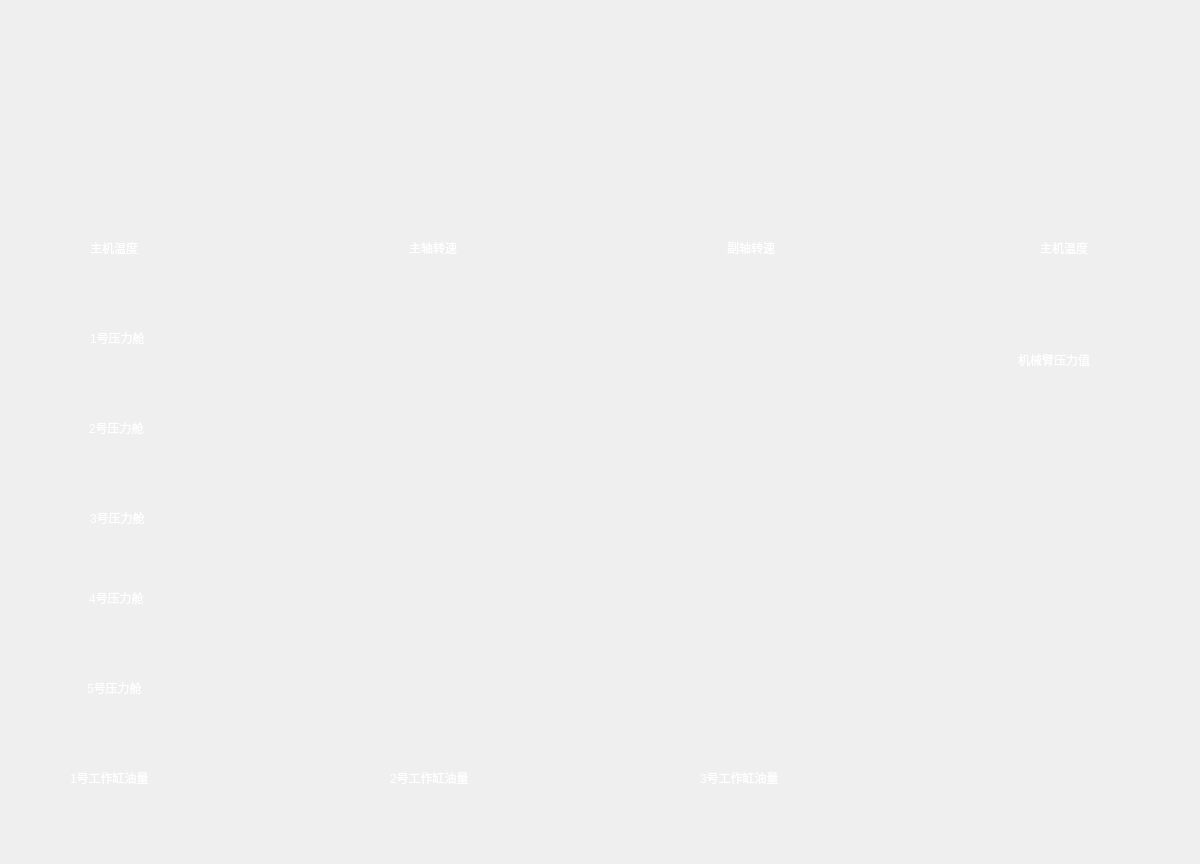
<?xml version="1.0" encoding="UTF-8"?>
<ui version="4.0">
 <class>MainWindow</class>
 <widget class="QMainWindow" name="MainWindow">
  <property name="geometry">
   <rect>
    <x>0</x>
    <y>0</y>
    <width>1200</width>
    <height>864</height>
   </rect>
  </property>
  <property name="windowTitle">
   <string>MainWindow</string>
  </property>
  <widget class="QWidget" name="centralWidget">
   <widget class="QLabel" name="label_bg">
    <property name="geometry">
     <rect>
      <x>0</x>
      <y>0</y>
      <width>1200</width>
      <height>864</height>
     </rect>
    </property>
    <property name="text">
     <string/>
    </property>
    <property name="pixmap">
     <pixmap resource="res.qrc">:/res/bg3.png</pixmap>
    </property>
   </widget>
   <widget class="QLabel" name="label">
    <property name="geometry">
     <rect>
      <x>90</x>
      <y>240</y>
      <width>71</width>
      <height>16</height>
     </rect>
    </property>
    <property name="styleSheet">
     <string notr="true">font: 12pt &quot;黑体&quot;;
color: white;</string>
    </property>
    <property name="text">
     <string>主机温度</string>
    </property>
    <property name="textFormat">
     <enum>Qt::AutoText</enum>
    </property>
   </widget>
   <widget class="QLabel" name="label_2">
    <property name="geometry">
     <rect>
      <x>409</x>
      <y>240</y>
      <width>71</width>
      <height>16</height>
     </rect>
    </property>
    <property name="styleSheet">
     <string notr="true">font: 12pt &quot;黑体&quot;;
color: white;</string>
    </property>
    <property name="text">
     <string>主轴转速</string>
    </property>
    <property name="textFormat">
     <enum>Qt::AutoText</enum>
    </property>
   </widget>
   <widget class="QLabel" name="label_3">
    <property name="geometry">
     <rect>
      <x>727</x>
      <y>240</y>
      <width>71</width>
      <height>16</height>
     </rect>
    </property>
    <property name="styleSheet">
     <string notr="true">font: 12pt &quot;黑体&quot;;
color: white;</string>
    </property>
    <property name="text">
     <string>副轴转速</string>
    </property>
    <property name="textFormat">
     <enum>Qt::AutoText</enum>
    </property>
   </widget>
   <widget class="QLabel" name="label_4">
    <property name="geometry">
     <rect>
      <x>1040</x>
      <y>240</y>
      <width>71</width>
      <height>16</height>
     </rect>
    </property>
    <property name="styleSheet">
     <string notr="true">font: 12pt &quot;黑体&quot;;
color: white;</string>
    </property>
    <property name="text">
     <string>主机温度</string>
    </property>
    <property name="textFormat">
     <enum>Qt::AutoText</enum>
    </property>
   </widget>
   <widget class="QLabel" name="label_5">
    <property name="geometry">
     <rect>
      <x>90</x>
      <y>330</y>
      <width>71</width>
      <height>16</height>
     </rect>
    </property>
    <property name="styleSheet">
     <string notr="true">font: 12pt &quot;黑体&quot;;
color: white;</string>
    </property>
    <property name="text">
     <string>1号压力舱</string>
    </property>
    <property name="textFormat">
     <enum>Qt::AutoText</enum>
    </property>
   </widget>
   <widget class="QLabel" name="label_6">
    <property name="geometry">
     <rect>
      <x>89</x>
      <y>420</y>
      <width>71</width>
      <height>16</height>
     </rect>
    </property>
    <property name="styleSheet">
     <string notr="true">font: 12pt &quot;黑体&quot;;
color: white;</string>
    </property>
    <property name="text">
     <string>2号压力舱</string>
    </property>
    <property name="textFormat">
     <enum>Qt::AutoText</enum>
    </property>
   </widget>
   <widget class="QLabel" name="label_7">
    <property name="geometry">
     <rect>
      <x>90</x>
      <y>510</y>
      <width>71</width>
      <height>16</height>
     </rect>
    </property>
    <property name="styleSheet">
     <string notr="true">font: 12pt &quot;黑体&quot;;
color: white;</string>
    </property>
    <property name="text">
     <string>3号压力舱</string>
    </property>
    <property name="textFormat">
     <enum>Qt::AutoText</enum>
    </property>
   </widget>
   <widget class="QLabel" name="label_8">
    <property name="geometry">
     <rect>
      <x>89</x>
      <y>590</y>
      <width>71</width>
      <height>16</height>
     </rect>
    </property>
    <property name="styleSheet">
     <string notr="true">font: 12pt &quot;黑体&quot;;
color: white;</string>
    </property>
    <property name="text">
     <string>4号压力舱</string>
    </property>
    <property name="textFormat">
     <enum>Qt::AutoText</enum>
    </property>
   </widget>
   <widget class="QLabel" name="label_9">
    <property name="geometry">
     <rect>
      <x>87</x>
      <y>680</y>
      <width>71</width>
      <height>16</height>
     </rect>
    </property>
    <property name="styleSheet">
     <string notr="true">font: 12pt &quot;黑体&quot;;
color: white;</string>
    </property>
    <property name="text">
     <string>5号压力舱</string>
    </property>
    <property name="textFormat">
     <enum>Qt::AutoText</enum>
    </property>
   </widget>
   <widget class="QLabel" name="label_10">
    <property name="geometry">
     <rect>
      <x>70</x>
      <y>770</y>
      <width>111</width>
      <height>16</height>
     </rect>
    </property>
    <property name="styleSheet">
     <string notr="true">font: 12pt &quot;黑体&quot;;
color: white;</string>
    </property>
    <property name="text">
     <string>1号工作缸油量</string>
    </property>
    <property name="textFormat">
     <enum>Qt::AutoText</enum>
    </property>
   </widget>
   <widget class="QLabel" name="label_11">
    <property name="geometry">
     <rect>
      <x>390</x>
      <y>770</y>
      <width>111</width>
      <height>16</height>
     </rect>
    </property>
    <property name="styleSheet">
     <string notr="true">font: 12pt &quot;黑体&quot;;
color: white;</string>
    </property>
    <property name="text">
     <string>2号工作缸油量</string>
    </property>
    <property name="textFormat">
     <enum>Qt::AutoText</enum>
    </property>
   </widget>
   <widget class="QLabel" name="label_12">
    <property name="geometry">
     <rect>
      <x>700</x>
      <y>770</y>
      <width>111</width>
      <height>16</height>
     </rect>
    </property>
    <property name="styleSheet">
     <string notr="true">font: 12pt &quot;黑体&quot;;
color: white;</string>
    </property>
    <property name="text">
     <string>3号工作缸油量</string>
    </property>
    <property name="textFormat">
     <enum>Qt::AutoText</enum>
    </property>
   </widget>
   <widget class="QLabel" name="label_13">
    <property name="geometry">
     <rect>
      <x>1018</x>
      <y>350</y>
      <width>131</width>
      <height>20</height>
     </rect>
    </property>
    <property name="styleSheet">
     <string notr="true">font: 12pt &quot;黑体&quot;;
color: white;</string>
    </property>
    <property name="text">
     <string>机械臂压力值</string>
    </property>
    <property name="textFormat">
     <enum>Qt::AutoText</enum>
    </property>
   </widget>
  </widget>
 </widget>
 <layoutdefault spacing="6" margin="11"/>
 <resources>
  <include location="res.qrc"/>
 </resources>
 <connections/>
</ui>
